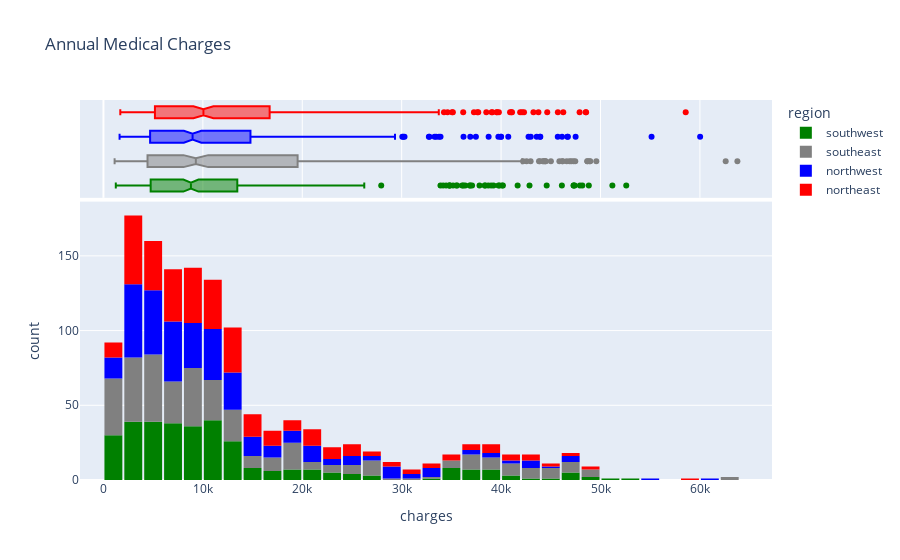

Notebook code for this chart:
### Markdown cell above
<p>The data in the graph above implies no significant correlation between sex and medical expenses</p>

### Code cell
fig = px.histogram(
    medical_df,
    x = 'charges',
    marginal = 'box',
    color = 'region',
    color_discrete_sequence = ['green', 'gray', 'blue', 'red'],
    title = 'Annual Medical Charges'
)

fig.update_layout(bargap = 0.1)
fig.show()

### Figure 1 — Plotly figure (JSON) as saved in the notebook; plotly's stock layout.template omitted (floating-point values rounded to 4 significant figures; data arrays with more than 128 entries replaced by an {"elided": "..."} marker saying what was removed)
{"data": [{"alignmentgroup": "True", "bingroup": "x", "hovertemplate": "region=southwest<br>charges=%{x}<br>count=%{y}<extra></extra>", "legendgroup": "southwest", "marker": {"color": "green", "pattern": {"shape": ""}}, "name": "southwest", "offsetgroup": "southwest", "orientation": "v", "showlegend": true, "type": "histogram", "x": {"elided": "325 float values"}, "xaxis": "x", "yaxis": "y"}, {"alignmentgroup": "True", "hovertemplate": "region=southwest<br>charges=%{x}<extra></extra>", "legendgroup": "southwest", "marker": {"color": "green"}, "name": "southwest", "notched": true, "offsetgroup": "southwest", "showlegend": false, "type": "box", "x": {"elided": "325 float values"}, "xaxis": "x2", "yaxis": "y2"}, {"alignmentgroup": "True", "bingroup": "x", "hovertemplate": "region=southeast<br>charges=%{x}<br>count=%{y}<extra></extra>", "legendgroup": "southeast", "marker": {"color": "gray", "pattern": {"shape": ""}}, "name": "southeast", "offsetgroup": "southeast", "orientation": "v", "showlegend": true, "type": "histogram", "x": {"elided": "364 float values"}, "xaxis": "x", "yaxis": "y"}, {"alignmentgroup": "True", "hovertemplate": "region=southeast<br>charges=%{x}<extra></extra>", "legendgroup": "southeast", "marker": {"color": "gray"}, "name": "southeast", "notched": true, "offsetgroup": "southeast", "showlegend": false, "type": "box", "x": {"elided": "364 float values"}, "xaxis": "x2", "yaxis": "y2"}, {"alignmentgroup": "True", "bingroup": "x", "hovertemplate": "region=northwest<br>charges=%{x}<br>count=%{y}<extra></extra>", "legendgroup": "northwest", "marker": {"color": "blue", "pattern": {"shape": ""}}, "name": "northwest", "offsetgroup": "northwest", "orientation": "v", "showlegend": true, "type": "histogram", "x": {"elided": "325 float values"}, "xaxis": "x", "yaxis": "y"}, {"alignmentgroup": "True", "hovertemplate": "region=northwest<br>charges=%{x}<extra></extra>", "legendgroup": "northwest", "marker": {"color": "blue"}, "name": "northwest", "notched": true, "offsetgroup": "northwest", "showlegend": false, "type": "box", "x": {"elided": "325 float values"}, "xaxis": "x2", "yaxis": "y2"}, {"alignmentgroup": "True", "bingroup": "x", "hovertemplate": "region=northeast<br>charges=%{x}<br>count=%{y}<extra></extra>", "legendgroup": "northeast", "marker": {"color": "red", "pattern": {"shape": ""}}, "name": "northeast", "offsetgroup": "northeast", "orientation": "v", "showlegend": true, "type": "histogram", "x": {"elided": "324 float values"}, "xaxis": "x", "yaxis": "y"}, {"alignmentgroup": "True", "hovertemplate": "region=northeast<br>charges=%{x}<extra></extra>", "legendgroup": "northeast", "marker": {"color": "red"}, "name": "northeast", "notched": true, "offsetgroup": "northeast", "showlegend": false, "type": "box", "x": {"elided": "324 float values"}, "xaxis": "x2", "yaxis": "y2"}], "layout": {"bargap": 0.1, "barmode": "relative", "legend": {"title": {"text": "region"}, "tracegroupgap": 0}, "title": {"text": "Annual Medical Charges"}, "xaxis": {"anchor": "y", "domain": [0, 1], "title": {"text": "charges"}}, "xaxis2": {"anchor": "y2", "domain": [0, 1], "matches": "x", "showgrid": true, "showticklabels": false}, "yaxis": {"anchor": "x", "domain": [0, 0.7326], "title": {"text": "count"}}, "yaxis2": {"anchor": "x2", "domain": [0.7426, 1], "matches": "y2", "showgrid": false, "showline": false, "showticklabels": false, "ticks": ""}}}
